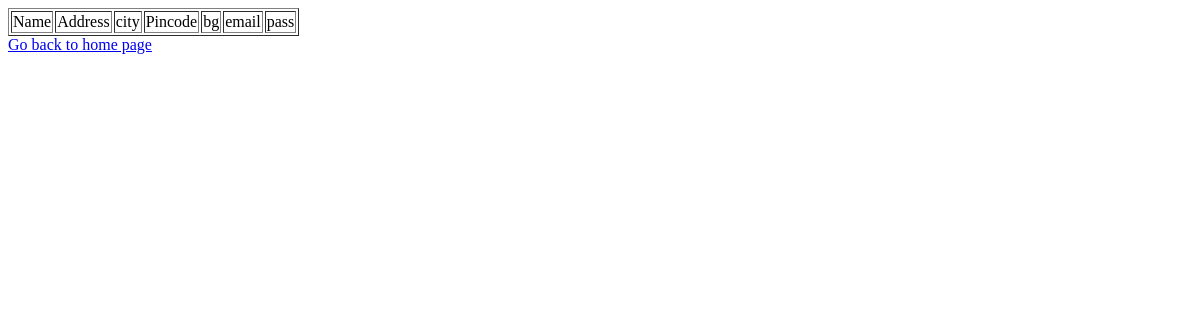
/list, run on an earlier commit of the app's database.
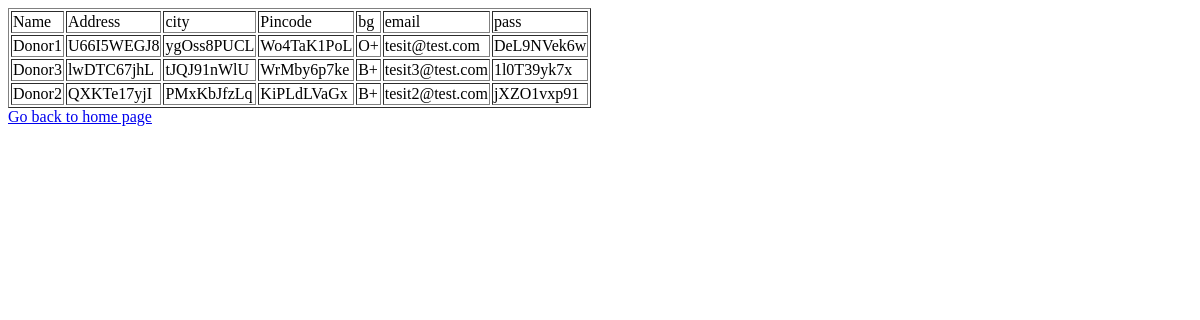
And on a later commit of the database.
### tables this page shows
CREATE TABLE users (name TEXT, addr TEXT, city TEXT, pin TEXT, bg TEXT,email TEXT UNIQUE, pass TEXT);

### server.py (the view)
@app.route('/list')
def list():
   con = sqlite3.connect('database.db')
   con.row_factory = sqlite3.Row
   cur = con.cursor()
   cur.execute("select * from users")
   rows = cur.fetchall();
   print(rows)
   return render_template("list.html",rows = rows)

### templates/list.html (shortened to what this page needs)
<!doctype html>
<html>
   <head>
   </head>
   <body>
      <table border = 1>
         <thead>
            <td>Name</td>
            <td>Address</td>
            <td>city</td>
            <td>Pincode</td>
            <td>bg</td>
            <td>email</td>
            <td>pass</td>
         </thead>
         {% for row in rows %}
            <tr>
               <td>{{row["name"]}}</td>
               <td>{{row["addr"]}}</td>
               <td> {{ row["city"]}}</td>
               <td>{{row['pin']}}</td>
               <td>{{row['bg']}}</td>
               <td>{{row['email']}}</td>
               <td>{{row['pass']}}</td>
            </tr>
         {% endfor %}
      </table>
      <a href = "/">Go back to home page</a>
   </body>
</html>

What changed in the data, as far as the page shows it:
added users: name "Donor1", addr "U66I5WEGJ8", city "ygOss8PUCL", pin "Wo4TaK1PoL", bg "O+", email "tesit@test.com", pass "DeL9NVek6w"
added users: name "Donor3", addr "lwDTC67jhL", city "tJQJ91nWlU", pin "WrMby6p7ke", bg "B+", email "tesit3@test.com", pass "1l0T39yk7x"
added users: name "Donor2", addr "QXKTe17yjI", city "PMxKbJfzLq", pin "KiPLdLVaGx", bg "B+", email "tesit2@test.com", pass "jXZO1vxp91"
